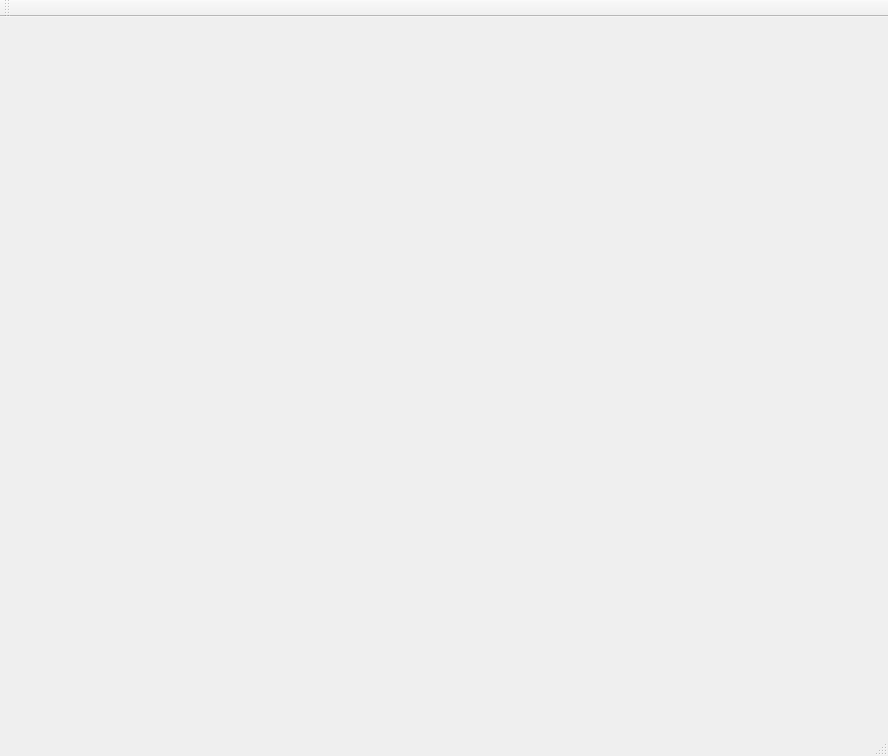
<?xml version="1.0" encoding="UTF-8"?>
<ui version="4.0">
 <class>OptimizationMain</class>
 <widget class="QMainWindow" name="OptimizationMain">
  <property name="geometry">
   <rect>
    <x>0</x>
    <y>0</y>
    <width>888</width>
    <height>756</height>
   </rect>
  </property>
  <property name="sizePolicy">
   <sizepolicy hsizetype="Ignored" vsizetype="Ignored">
    <horstretch>0</horstretch>
    <verstretch>0</verstretch>
   </sizepolicy>
  </property>
  <property name="windowTitle">
   <string>OptimizationMain</string>
  </property>
  <widget class="QWidget" name="centralWidget">
   <property name="sizePolicy">
    <sizepolicy hsizetype="Ignored" vsizetype="Ignored">
     <horstretch>0</horstretch>
     <verstretch>0</verstretch>
    </sizepolicy>
   </property>
   <layout class="QVBoxLayout" name="verticalLayout">
    <item>
     <widget class="OptimizationVizWidget" name="label">
      <property name="text">
       <string/>
      </property>
     </widget>
    </item>
   </layout>
  </widget>
  <widget class="QMenuBar" name="menuBar">
   <property name="geometry">
    <rect>
     <x>0</x>
     <y>0</y>
     <width>888</width>
     <height>25</height>
    </rect>
   </property>
  </widget>
  <widget class="QToolBar" name="mainToolBar">
   <attribute name="toolBarArea">
    <enum>TopToolBarArea</enum>
   </attribute>
   <attribute name="toolBarBreak">
    <bool>false</bool>
   </attribute>
  </widget>
  <widget class="QStatusBar" name="statusBar"/>
 </widget>
 <layoutdefault spacing="6" margin="11"/>
 <customwidgets>
  <customwidget>
   <class>OptimizationVizWidget</class>
   <extends>QLabel</extends>
   <header>optimizationvizwidget.h</header>
  </customwidget>
 </customwidgets>
 <resources/>
 <connections/>
</ui>
